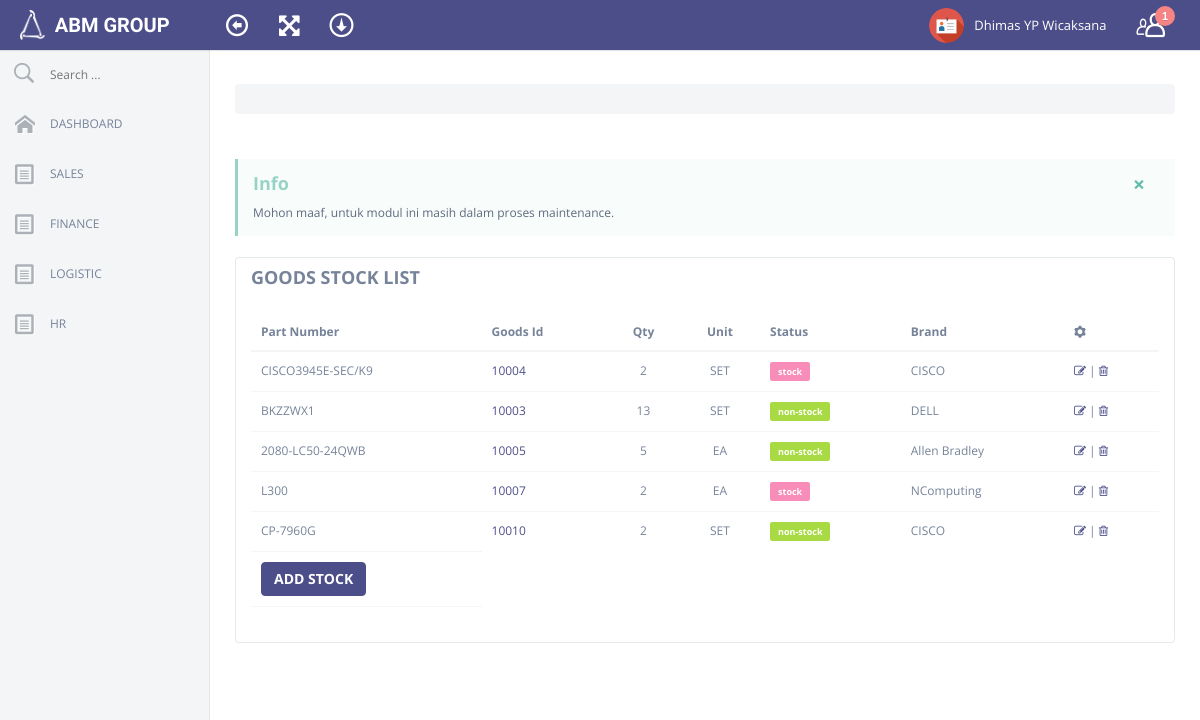
The page /inventory2.php (signed in) on the database its author committed.
### tables this page shows
CREATE TABLE IF NOT EXISTS `employee` (
`id_karyawan` int(255) NOT NULL,
  `no_pegawai` int(255) DEFAULT NULL,
  `join_date` varchar(100) DEFAULT '',
  `status_karyawan` varchar(1000) DEFAULT '',
  `kode_company` varchar(100) DEFAULT '',
  `nama_depan` varchar(1000) DEFAULT '',
  `nama_tengah` varchar(1000) DEFAULT '',
  `nama_belakang` varchar(1000) DEFAULT '',
  `tempat_lahir` varchar(1000) DEFAULT '',
  `ttl_karyawan` varchar(1000) DEFAULT '',
  `alamat_karyawan` varchar(1000) DEFAULT '',
  `kota_karyawan` varchar(1000) DEFAULT '',
  `kodepos_karyawan` int(255) DEFAULT NULL,
  `propinsi_karyawan` varchar(1000) DEFAULT '',
  `negara_karyawan` varchar(1000) DEFAULT '',
  `telpon_karyawan` varchar(1000) DEFAULT '',
  `mobile_karyawan` varchar(1000) DEFAULT '',
  `email_karyawan` varchar(1000) DEFAULT '',
  `job_tittle` varchar(1000) DEFAULT '',
  `basic_salary` int(255) DEFAULT NULL,
  `meals_salary` int(255) DEFAULT NULL,
  `npwp` varchar(1000) DEFAULT '',
  `bpjs` varchar(1000) DEFAULT '',
  `sex` varchar(1000) DEFAULT '',
  `martial_status` varchar(1000) DEFAULT '',
  `spouse_name` varchar(1000) DEFAULT '',
  `no_child` int(10) DEFAULT NULL,
  `emergency_contact` varchar(1000) DEFAULT '',
  `emergency_phone` varchar(1000) DEFAULT '',
  `id_type` varchar(1000) DEFAULT '',
  `id_no` varchar(1000) DEFAULT '',
  `foto` varchar(1000) DEFAULT '',
  `status` int(10) DEFAULT NULL,
  `vis` int(10) DEFAULT NULL,
  `create_user` varchar(1000) DEFAULT '',
  `create_date` varchar(1000) DEFAULT '',
  `modified_user` varchar(1000) DEFAULT '',
  `modified_date` varchar(1000) DEFAULT ''
);

CREATE TABLE IF NOT EXISTS `stock` (
`id_stock` int(255) NOT NULL,
  `goods_no` int(255) NOT NULL,
  `qty` int(255) NOT NULL,
  `unit` varchar(100) NOT NULL,
  `remark` varchar(1000) NOT NULL,
  `status` varchar(100) NOT NULL,
  `vis` int(10) NOT NULL,
  `swh` int(10) NOT NULL,
  `create_user` varchar(100) NOT NULL,
  `create_date` varchar(100) NOT NULL,
  `modified_user` varchar(100) NOT NULL,
  `modified_date` varchar(100) NOT NULL
);

CREATE TABLE IF NOT EXISTS `goods` (
`id_goods` int(255) NOT NULL,
  `kode_principal` int(255) NOT NULL,
  `kode_principal2` int(255) NOT NULL,
  `type_goods` varchar(1000) NOT NULL,
  `description_goods` text NOT NULL,
  `brand_goods` varchar(1000) NOT NULL,
  `part_number` varchar(1000) NOT NULL,
  `manufactured` varchar(1000) NOT NULL,
  `price_list` int(255) NOT NULL,
  `currency_goods` varchar(1000) NOT NULL,
  `remark_goods` text NOT NULL,
  `status_goods` varchar(1000) NOT NULL,
  `foto` varchar(1000) NOT NULL,
  `vis` int(10) NOT NULL,
  `create_user` varchar(1000) NOT NULL,
  `create_date` varchar(1000) NOT NULL,
  `modified_user` varchar(1000) NOT NULL,
  `modified_date` varchar(1000) NOT NULL
);

### inventory2.php (the view, shortened to what this page needs)
<?PHP
	  $id2=$_SESSION['SESS_MEMBER_ID'];
	  $tampil= mysql_query("select * from user where id_pegawai='$id2'");
	  $data_tampil = mysql_fetch_array($tampil);
	  $kd_role = $data_tampil['role'];
	  $peg = $data_tampil['nama_pegawai'];
    $today = date("j/m/Y");
	if ($kd_role == "1") {
  include ("head_meta.php");
?>
<body>
  <?PHP
  include ("header.php");
  include ("sidebar.php");
  ?>
<div id=content>
  <div class=content-wrapper>
    <div class=row>
      <div class="col-lg-12 heading">
        <br>
        <ul id=crumb class=breadcrumb>
        </ul>
      </div>
    </div>
    <div class=outlet>
      <div class=row>
        <div class=col-lg-12>
          <div class="bs-callout bs-callout-info fade in">
            <button type=button class=close data-dismiss=alert aria-hidden=true>&times;</button>
            <h4>Info</h4>
            <p>Mohon maaf, untuk modul ini masih dalam proses maintenance.</p>
          </div>
        </div>
      </div>
      <div class=row>
        <div class=col-lg-12>
        </div>
      </div>
      <div class=row>
        <div class=col-lg-12>
          <div class="panel panel-default plain toggle panelRefresh">
            <div class="panel-heading white-bg">
              <h4>GOODS STOCK LIST</h4>
            </div>
            <div class=panel-body>
              <table class="table display" id=datatable>
                <thead>
                  <tr>
                    <th>Part Number
                    <th>Goods Id
                    <th class="text-center">Qty
                    <th class="text-center">Unit
                    <th>Status
                    <th>Brand
                    <th><i class="im-cog"></i>
                <tbody>
                <?PHP
                  $qt= mysql_query("select * from stock where vis='0' and qty>'0' order by id_stock asc limit 0, 10001");
                    While($qt2= mysql_fetch_assoc($qt))
                      {
                        echo '<tr class="odd gradeX">';
                          $gn=$qt2['goods_no'];
                          $gn2= mysql_query("select * from `goods` where id_goods='$gn'") or die(mysql_error());
                          $gn4= mysql_result($gn2, 0, 'part_number');
                          $gn5= mysql_result($gn2, 0, 'brand_goods');
                        echo '<td>'.$gn4;
                        echo '<td><a href="detail_barang.php?kd='.$qt2["goods_no"].'" target="_Blank">'.$gn.'';
                        echo '</a>';
                        echo '<td class="text-center">'.$qt2['qty'];
                        echo '<td class="text-center">'.$qt2['unit'];
                          $st= $qt2['status'];
                          if ($st == "60") { echo '<td><span class="label label-pink">stock</span>'; }
                          else if ($st == "61") { echo '<td><span class="label label-lime">non-stock</span>'; }
                        echo '<td>'.$gn5;
                        echo '<td>';
                        echo '<a href="edit_stock.php?kd='.$qt2["id_stock"].'&&rol='.$qt2["swh"].'" target="_Blank"><i class="fa-edit"></i></a> | ';
                        echo '<a href="sys/engine/hapus_stock.php?kd='.$qt2["id_stock"].'&&dt='.$today.'&&pg='.$peg.'&&clt='.$qt2["goods_no"].'&&swch=1" onclick=\'return confirm("Anda yakin ingin menghapus?")\'><i class="fa-trash"></i></a>';
                      }
                ?>
                <tfoot>
                  <tr>
                    <th>
                      <a href="buat_inventory2.php" target="_Blank"><button type=button class="btn btn-primary">ADD STOCK</button></a>
              </table>
            </div>
          </div>
        </div>
      </div>
    </div>
  </div>
</div>
<?PHP 	}  else { header("Location: error_page.php"); } ?>

### header.php (shortened to what this page needs)
Start #header -->
<div id="header">
  <div class=container-fluid>
    <div class=navbar>
      <div class="navbar-header">
        <a class=navbar-brand href=dashboard.php>
          <img style="margin: 5px 5px 10px 20px;" width="25" height="30" src=assets/img/logo01.png>
            <span class=text-logo>ABM GROUP</span><span class=text-slogan></span></a></div>
              <nav class=top-nav role=navigation>
                <ul class="nav navbar-nav pull-left">
                  <li id="toggle-sidebar-li"><a href=# id="toggle-sidebar"><i class=en-arrow-left2></i></a></li>
                  <li><a href=# class=full-screen><i class=fa-fullscreen></i></a></li>
                  <li><a href=# id="toggle-header-area"><i class=ec-download></i></a></li>
                </ul>
        <ul class="nav navbar-nav pull-right">
          <?PHP
                $idu= $data_tampil['nama_pegawai'];
                $idu2= mysql_query("select * from employee where nama_depan='$idu'") or die(mysql_error());
                $idu4= mysql_result($idu2, 0, 'nama_depan');
                $idu5= mysql_result($idu2, 0, 'nama_tengah');
                $idu6= mysql_result($idu2, 0, 'nama_belakang');
          ?>
          <li class=dropdown>
            <a href=# data-toggle=dropdown>
              <img class=user-avatar src=assets/img/ico/profile.png >
              <?PHP echo $idu4 ?> <?PHP echo $idu5 ?> <?PHP echo $idu6 ?>
            </a>
          </li>
          <li id="toggle-right-sidebar-li"><a href=# id="toggle-right-sidebar"><i class="ec-users"></i> <span class="notification">1</span></a></li>
        </ul>
      </nav>
    </div>
  </div>
</div>

### rows shown on the page
employee: nama_depan "Dhimas", nama_belakang "YP Wicaksana"
stock: goods.part_number "CISCO3945E-SEC/K9", goods_no "10004", qty "2", unit "SET", status "stock", goods.brand_goods "CISCO"
stock: goods.part_number "BKZZWX1", goods_no "10003", qty "13", unit "SET", status "non-stock", goods.brand_goods "DELL"
stock: goods.part_number "2080-LC50-24QWB", goods_no "10005", qty "5", unit "EA", status "non-stock", goods.brand_goods "Allen Bradley"
stock: goods.part_number "L300", goods_no "10007", qty "2", unit "EA", status "stock", goods.brand_goods "NComputing"
stock: goods.part_number "CP-7960G", goods_no "10010", qty "2", unit "SET", status "non-stock", goods.brand_goods "CISCO"
